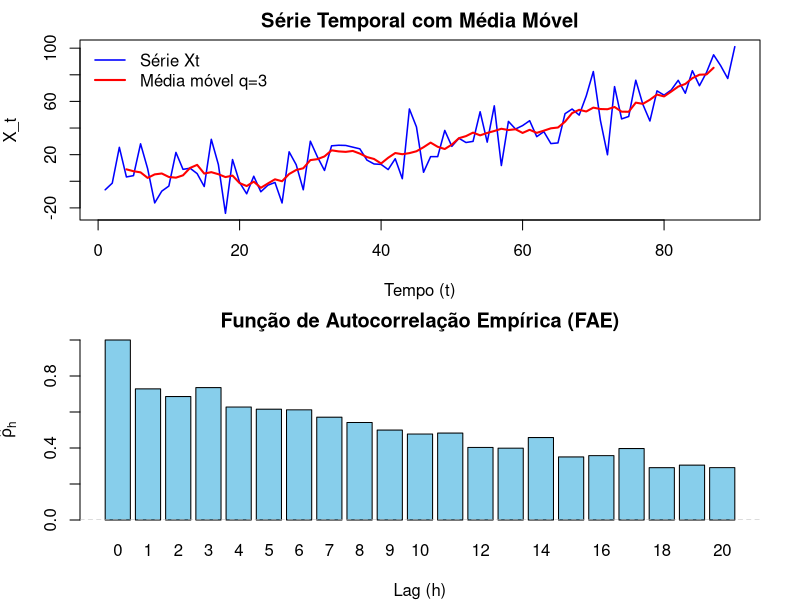
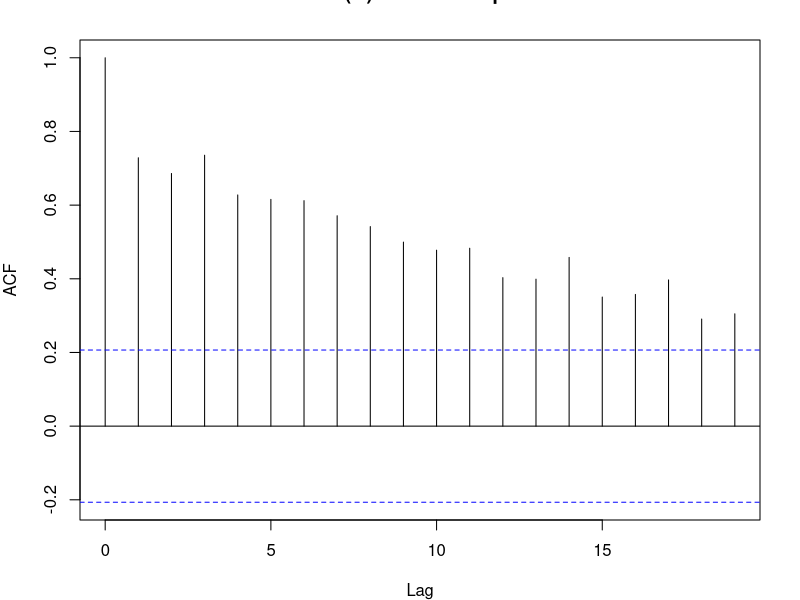

Generate these figures, in order, with R:
############################################################
# AULA PRÁTICA – SÉRIE TEMPORAL
# TENDÊNCIA, MÉDIA MÓVEL E AUTOCORRELAÇÃO
# IMPLEMENTAÇÃO PROCEDURAL (SEM FUNÇÕES DEFINIDAS)
#
# (a) entradas e parâmetros globais
#   n = 90: tamanho da série, fixado no início do script (seção 1)
#   sigma = 15: desvio padrão do ruído branco, fixado na seção 1
#   q = 3: raio da média móvel (janela de 2q + 1 = 7 pontos), fixado na seção 1
#   max_lag = 20: maior defasagem da autocovariância e da FAC, fixado na seção 1
#   semente = 123: valor de set.seed, chamado no começo do script
#   beta = c(2, 0.01, 0.01): coeficientes de 1, t e t², fixados na seção 1
#   t = 1:n: vetor de tempo, calculado a partir de n
#   X: matriz de regressão n x 3 com colunas 1, t e t², montada por loop a partir de t
# ---
# (b) saídas
#   Xt: série simulada com tendência (vetor de tamanho n)
#   m_q: médias móveis centradas (vetor de tamanho n - 2q)
#   media_Xt: média amostral de Xt
#   gamma_1: autocovariância empírica de defasagem 1
#   fac_Xt: FAC empírica (vetor de tamanho max_lag + 1)
#   console: média, gamma_1, FAC e diferença para a acf() do R
#   gráficos: série com média móvel, FAC (R base) e acf() do R
# ---
# (c) estruturas de dados
#   vetores numéricos: t, beta, eps, Xt, m_q, autocovariancias, fac_Xt
#   matriz numérica: X, n linhas x 3 colunas, linha i = (1, t_i, t_i²)
# ---
# (d) funções
#   simular_ruido_branco -> bloco ruído branco
#   simular_serie_com_tendencia -> bloco série com tendência
#   calcular_media_movel -> seção 3
#   calcular_media_amostral -> bloco média amostral
#   calcular_autocovariancia_empirica e calcular_autocovariancias -> bloco autocovariâncias
#   calcular_fac_empirica -> bloco FAC empírica
#   plot_serie_media_movel e plot_fac_empirica -> seção 7
# ---
# (e) fluxo de execução
#   parâmetros -> t, beta, X -> ruído -> Xt -> média móvel
#   -> média amostral -> autocovariâncias -> FAC -> gráficos -> acf() do R
############################################################

rm(list = ls())

set.seed(123)

############################################################
# 1. PARÂMETROS GERAIS
############################################################

n <- 90

sigma <- 15

q <- 3

max_lag <- 20

# vetor de tempo, 1, 2, ..., n
t <- 1:n

# coeficientes do polinômio: 2 + 0.01 t + 0.01 t²
beta <- c(2, 0.01, 0.01)

# matriz de regressão, uma linha por instante e uma coluna por termo
X <- matrix(
  0,
  nrow = n,
  ncol = 3
)

# i percorre as linhas de X, ou seja, os instantes de tempo
# a linha i guarda (1, t_i, t_i²), os três termos do polinômio em t_i
for(i in 1:n){

  # coluna 1: termo constante, sempre 1
  X[i,1] <- 1

  # coluna 2: termo linear, o próprio tempo
  X[i,2] <- t[i]

  # coluna 3: termo quadrático, o tempo ao quadrado
  X[i,3] <- t[i]^2
}

############################################################
# 2. SIMULAÇÃO
############################################################

# ruído branco: n sorteios independentes de N(0, sigma²), um por instante
eps <- numeric(n)

for(i in 1:n){
  eps[i] <- rnorm(1, mean = 0, sd = sigma)
}

# série com tendência: Xt = X beta + eps, calculada linha por linha
Xt <- numeric(n)

numero_colunas <- ncol(X)

# loop de fora: um instante i por vez, de 1 até n
for(i in 1:n){

  # valor acumula o produto da linha i de X por beta
  # começa em zero a cada instante novo
  valor <- 0

  # loop de dentro: percorre as colunas j de X
  # a cada passo soma X[i,j] * beta[j], um termo do polinômio
  # j = 1: 1 * beta[1]; j = 2: t_i * beta[2]; j = 3: t_i² * beta[3]
  # ao fim das 3 voltas, valor = beta[1] + beta[2] t_i + beta[3] t_i²
  for(j in 1:numero_colunas){
    valor <- valor + X[i,j] * beta[j]
  }

  # soma o ruído do instante i e guarda a observação
  Xt[i] <- valor + eps[i]
}

############################################################
# 3. MÉDIA MÓVEL
############################################################

# média móvel centrada de raio q: m_t = (X[t-q] + ... + X[t+q]) / (2q + 1)
# a janela precisa caber na série, então só existem n - 2q médias
numero_medias <- n - 2*q

m_q <- numeric(numero_medias)

# loop de fora: i é o centro da janela, de q+1 até n-q
# nos primeiros e nos últimos q pontos a janela sairia da série
for(i in (q+1):(n-q)){

  # soma dos 2q + 1 valores da janela [i-q, i+q]
  soma <- 0

  # loop de dentro: j percorre a janela, do ponto i-q ao ponto i+q
  for(j in (i-q):(i+q)){
    soma <- soma + Xt[j]
  }

  # divide por 2q + 1 e guarda na posição i-q, então a primeira média
  # (centro i = q+1) fica na posição 1 e a última na posição n - 2q
  m_q[i-q] <- soma / (2*q + 1)
}

############################################################
# 4. ESTATÍSTICAS
############################################################

# média amostral: soma de todos os X_t dividida por n
soma <- 0

for(i in 1:n){
  soma <- soma + Xt[i]
}

media_Xt <- soma / n

cat("Média amostral de Xt:", media_Xt, "\n")

# autocovariâncias: gamma(h) = (1/n) soma de (X_t - média)(X_{t+h} - média)
autocovariancias <- numeric(max_lag + 1)

# loop de fora: h é a defasagem, e gamma(h) fica na posição h+1
for(h in 0:max_lag){

  soma <- 0

  # loop de dentro: i vai de 1 até n-h, os pares (X_i, X_{i+h}) que existem
  # quando h = 0 o par é (X_i, X_i) e a soma vira a soma dos quadrados dos desvios
  for(i in 1:(n-h)){
    d1 <- Xt[i] - media_Xt
    d2 <- Xt[i+h] - media_Xt
    soma <- soma + d1 * d2
  }

  # divide por n, não por n-h
  autocovariancias[h+1] <- soma / n
}

gamma_1 <- autocovariancias[2]

cat("Autocovariância empírica de defasagem 1:", gamma_1, "\n")

# FAC empírica: rho(h) = gamma(h) / gamma(0), então rho(0) = 1
gamma0 <- autocovariancias[1]

fac_Xt <- numeric(max_lag + 1)

for(h in 0:max_lag){
  fac_Xt[h+1] <- autocovariancias[h+1] / gamma0
}

cat("FAE (autocorrelação empírica) para lags 0 a", max_lag, ":\n")

print(fac_Xt)

############################################################
# 7. GRÁFICOS
############################################################

# dois gráficos na mesma janela, um embaixo do outro
par(mfrow = c(2,1), mar = c(4,4,2,2))

# série com a média móvel por cima
plot(
  t,
  Xt,
  type = "l",
  col = "blue",
  lwd = 1.5,
  xlab = "Tempo (t)",
  ylab = "X_t",
  main = "Série Temporal com Média Móvel"
)

# a média móvel começa em t = q+1 e termina em t = n-q
lines(
  (q+1):(n-q),
  m_q,
  col = "red",
  lwd = 2
)

legend(
  "topleft",
  legend = c(
    "Série Xt",
    paste0("Média móvel q=", q)
  ),
  col = c("blue", "red"),
  lwd = c(1.5, 2),
  bty = "n"
)

# FAC empírica em barras
barplot(
  fac_Xt,
  names.arg = 0:max_lag,
  col = "skyblue",
  ylim = c(
    min(0, min(fac_Xt)),
    1
  ),
  main = "Função de Autocorrelação Empírica (FAE)",
  xlab = "Lag (h)",
  ylab = expression(hat(rho)[h])
)

abline(
  h = 0,
  col = "gray",
  lty = 2
)

par(mfrow = c(1,1))

############################################################
# 8. COMPARAÇÃO COM A FUNÇÃO BUILT-IN DO R
############################################################

acf(Xt, main = "ACF (R) – Série Temporal")

fac_R <- as.numeric(acf(Xt, lag.max = max_lag, plot = FALSE)$acf)

cat("Maior diferença absoluta entre a FAC manual e acf():",
    max(abs(fac_Xt - fac_R)), "\n")
